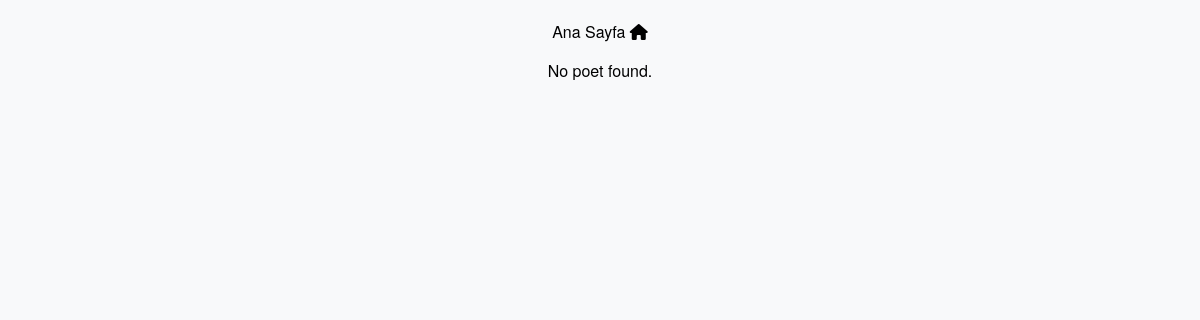
Page /poet/Anonim on the earlier database version.
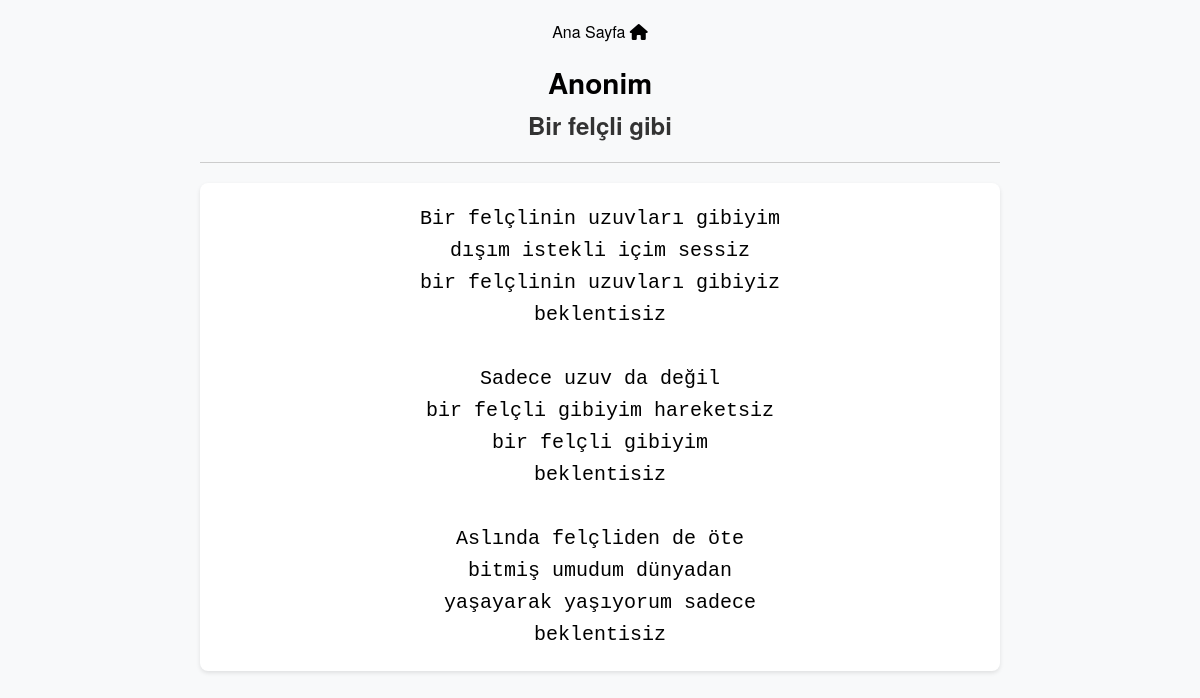
Same page on the later database version.
### poetsShown/models.py (models this page shows, shortened)
class poetsShown(models.Model):
    poetAuthor = models.CharField(max_length=60)
    poetName = models.CharField(max_length=60)
    poetContext = models.TextField(max_length=4000)

### poetsShown/views.py (the view)
# urls.py: path("poet/<str:author>", views.poetShow, name='poet_show'),
def poetShow(request,author):
    poet = poetsShown.objects.filter(poetAuthor=author)
    return render(request,'poetsShown/poets.html',{
        'poet':poet
    })

### poetsShown/templates/poetsShown/poets.html (shortened to what this page needs)
{% load static %}
<!DOCTYPE html>
<html lang="en">
<head>
    <link rel="stylesheet" href="{% static 'poetsShown/css/poets.css' %}">
</head>
<body>
    <div class="container">
        <a href="{% url 'index' %}">Ana Sayfa <i class="fa-solid fa-house"></i></a>
        {% if poet %}
            {% for p in poet %}
                <h1>{{ p.poetAuthor }}</h1>
                <h2>{{ p.poetName }}</h2>
                <hr>
                <pre class="poet-context">{{ p.poetContext }}</pre>
            {% endfor %}
        {% else %}
            <p>No poet found.</p>
        {% endif %}
    </div>
</body>
</html>

Differences in the rows shown:
added poetsShown: poetAuthor "Anonim", poetName "Bir felçli gibi", poetContext "Bir felçlinin uzuvları gibiyim dışım istekli içim sessiz bir felçlinin uzuvları gibiyiz beklentisiz Sadece uzuv da değil bir felçli gibiyim hareketsiz bir felçli gibiyim beklentisiz Aslında felçliden de öte bitmiş umudum dünyadan yaşayarak yaşıyorum sadece beklentisiz"
Other differences:
text no longer shown: "No poet found."
